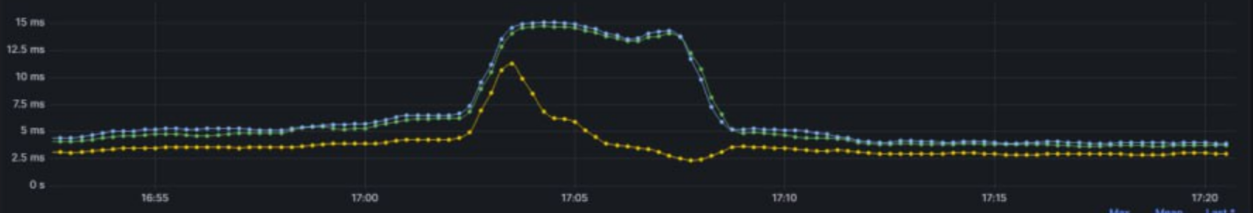
#> input picture infra/influxdb/correlation-20261018/source/latency.png, 2505 x 425 px (shown at 1/2 size); its folder holds 2 pictures in this run
$ python digitize_replays.py
#> lines starting #> are read from the running program, lines starting #| are printed output that depends on the picture
"""Approximate digitization of the two user screenshots; no invented noise."""
import csv
from datetime import datetime, timedelta, timezone
import hashlib
import json
from pathlib import Path
import shutil

import matplotlib
matplotlib.use('Agg')
import matplotlib.pyplot as plt
from matplotlib.colors import rgb_to_hsv
import numpy as np
from PIL import Image

ROOT = Path(__file__).resolve().parent
OUTPUT = ROOT / 'replay' if ROOT.name == 'correlation-change-staging' else ROOT
MSK = timezone(timedelta(hours=3))
SOURCES = {
    'latency': Path(r'C:\Users\dimaz\AppData\Local\Temp\codex-clipboard-587b5756-e5ce-46c7-bbc5-c2502e719cea.png'),
    'read_operations': Path(r'C:\Users\dimaz\AppData\Local\Temp\codex-clipboard-8d2194c8-62a0-4603-8b0e-83ff4eecadb8.png'),
}
COLORS = {'blue': '#5794f2', 'green': '#73bf69', 'yellow': '#f2cc0c',
          'orange': '#ff9830', 'red': '#f2495c', 'purple': '#b877d9'}


def extract(path, case):
#> called with case = 'latency'
    rgb = np.asarray(Image.open(path).convert('RGB'), dtype=float) / 255
    h, s, v = np.moveaxis(rgb_to_hsv(rgb), -1, 0)
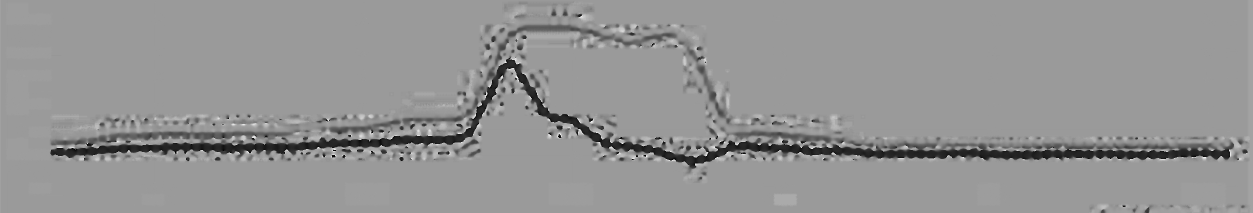
#> h: shape (425, 2505) float64 (shown at 1/2 size); min 0, max 0.99, mean 0.58
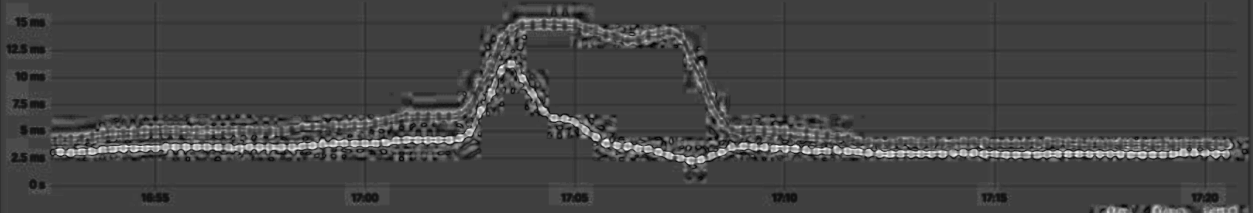
#> s: shape (425, 2505) float64 (shown at 1/2 size); min 0, max 1, mean 0.269
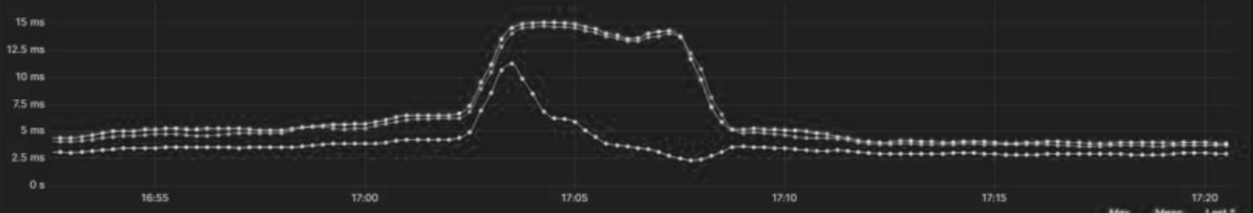
#> v: shape (425, 2505) float64 (shown at 1/2 size); min 0.0706, max 0.922, mean 0.145
    if case == 'latency':
        assert rgb.shape[:2] == (425, 2505)
        masks = {
            'blue': (h > .52) & (h < .66) & (s > .13) & (v > .28),
            'green': (h > .20) & (h < .47) & (s > .15) & (v > .23),
            'yellow': (h > .105) & (h < .20) & (s > .45) & (v > .28),
        }
        left, right, top, bottom = 108, 2455, 25, 365
        seconds_per_pixel, origin_x = 300 / 420, 310
        origin_time = datetime(2026, 10, 18, 16, 55, tzinfo=MSK)
        zero_y, value_per_pixel, step, unit = 370, 15 / (370-44), 15, 'ms'
    else:
        assert rgb.shape[:2] == (661, 1435)
        masks = {
            'blue': (h > .51) & (h < .67) & (s > .30) & (v > .21),
            'orange': (h > .045) & (h < .14) & (s > .3) & (v > .28),
            'red': ((h < .04) | (h > .96)) & (s > .30) & (v > .26),
            'purple': (h > .78) & (h < .91) & (s > .27) & (v > .24)
                      & (rgb[:, :, 1] < .72*np.minimum(rgb[:, :, 0], rgb[:, :, 2])),
        }
        left, right, top, bottom = 64, 1247, 35, 610
        # Half-hour tick labels: 19:00 at x=82, 23:30 at 405, 11:00 at 1233.
        seconds_per_pixel, origin_x = 1800 / 35.97, 82
        origin_time = datetime(2026, 10, 18, 19, 0, tzinfo=MSK)
        zero_y, value_per_pixel, step, unit = 684, 100 / 72.2, 60, 'ops/s'
    xs = np.arange(left, right+1)
    first = int(np.ceil((left-origin_x)*seconds_per_pixel/step))*step
    last = int(np.floor((right-origin_x)*seconds_per_pixel/step))*step
    seconds = np.arange(first, last+1, step)
    sample_x = origin_x + seconds / seconds_per_pixel
    traces, quality, pixels = {}, {}, []
    for name, mask in masks.items():
        ys = np.full(len(xs), np.nan)
        for k, x in enumerate(xs):
            candidates = np.flatnonzero(mask[top:bottom+1, x]) + top
            if len(candidates):
                # Hue masks separate colored strokes from grey axes/grid/text.
                # Saturation/brightness weights suppress faint antialias halos.
                weights = s[candidates, x] * v[candidates, x]
                order = np.argsort(candidates)
                cumulative = np.cumsum(weights[order])
                ys[k] = candidates[order][np.searchsorted(cumulative, cumulative[-1]/2)]
                pixels.append((case, name, int(x), float(ys[k])))
        good = np.isfinite(ys)
        if good.sum() < 20:
            raise ValueError(f'not enough visible pixels for {case}/{name}')
        interp_y = np.interp(sample_x, xs[good], ys[good])
        traces[name] = np.round((zero_y-interp_y)*value_per_pixel, 6)
        gaps = np.diff(np.r_[left-1, xs[good], right+1])-1
        quality[name] = {'observed_columns': int(good.sum()),
                         'missing_columns': int((~good).sum()),
                         'largest_interpolated_gap_pixels': int(gaps.max()),
                         'min': float(traces[name].min()), 'max': float(traces[name].max())}
#> this loop made 3 passes
#> name on passes 1 to 3: 'blue', 'green', 'yellow'
#> after the loop, pixels = 6569 items, first 6: ('latency', 'blue', 108, 276), ('latency', 'blue', 109, 275), ('latency', 'blue', 110, 275), ('latency', 'blue', 111, 276), ('latency', 'blue', 112, 275), ('latency', 'blue', 113, 275); quality = 3 items; traces = 3 items
    stamps = [origin_time+timedelta(seconds=int(t)) for t in seconds]
    metadata = {'step_seconds': step, 'unit': unit, 'points_per_trace': len(stamps),
                'start': stamps[0].isoformat(), 'end': stamps[-1].isoformat(),
                'traces': list(traces), 'quality': quality,
                'calibration': {'origin_x': origin_x, 'origin_time': origin_time.isoformat(),
                    'seconds_per_pixel': seconds_per_pixel, 'zero_y': zero_y,
                    'value_per_pixel': value_per_pixel}}
    return stamps, traces, metadata, pixels


def main():
    OUTPUT.mkdir(exist_ok=True)
    (OUTPUT/'source').mkdir(exist_ok=True)
    rows, lines, pixel_rows, metadata = [], [], [], {}
    fig, axes = plt.subplots(2, 1, figsize=(17, 10), layout='constrained')
    for ax, (case, path) in zip(axes, SOURCES.items()):
        saved_source = OUTPUT/'source'/f'{case}.png'
        if saved_source.exists():
            path = saved_source
        stamps, traces, meta, pixels = extract(path, case)
#> stamps = 112 items; traces = 3 items; meta = 8 items
        if path.resolve() != saved_source.resolve():
            shutil.copyfile(path, saved_source)
        meta['source_sha256'] = hashlib.sha256(path.read_bytes()).hexdigest()
        metadata[case] = meta
        pixel_rows.extend(pixels)
        for name, values in traces.items():
            ax.plot(stamps, values, color=COLORS[name], label=name, lw=1)
            for stamp, value in zip(stamps, values):
                rows.append((stamp.isoformat(), case, name, f'{value:.6f}', int(stamp.timestamp())))
                lines.append(f'correlation_screenshot_replay,scenario={case},trace={name} value={value:.6f} {int(stamp.timestamp())}')
#> after the loop, lines = 336 items; rows = 336 items
        ax.set_title(case + ' — screenshot reconstruction')
        ax.set_ylabel(meta['unit'])
        ax.legend(ncol=len(traces))
        ax.grid(alpha=.25)
        import matplotlib.dates as mdates
        ax.xaxis.set_major_formatter(mdates.DateFormatter('%d.%m %H:%M', tz=MSK))
#> pass 2 of the loop in main, `for ax, (case, path) in zip(axes, SOURCES.items()):`:
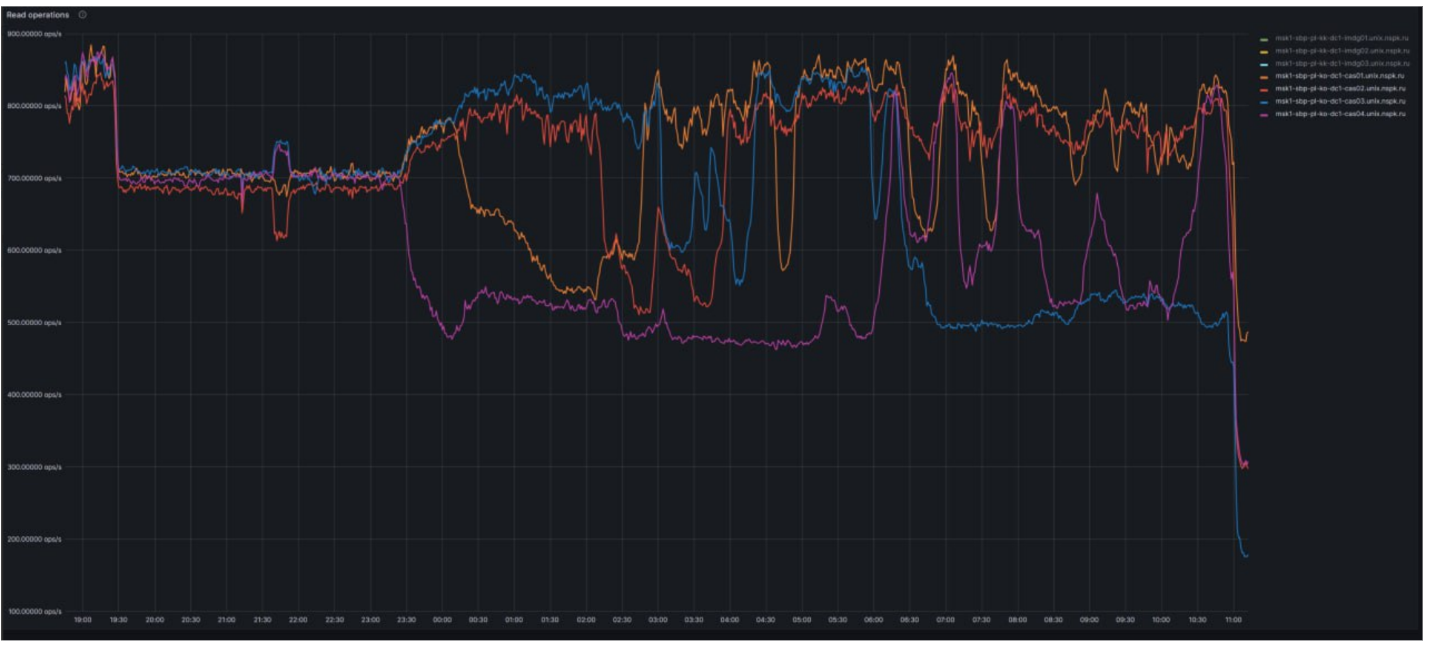
#> input picture infra/influxdb/correlation-20261018/source/read_operations.png, 1435 x 661 px
#> rgb: shape (661, 1435, 3) float64
#> h: shape (661, 1435) float64
#> in extract (call 2), `h, s, v = np.moveaxis(rgb_to_hsv(rgb), -1, 0)`:
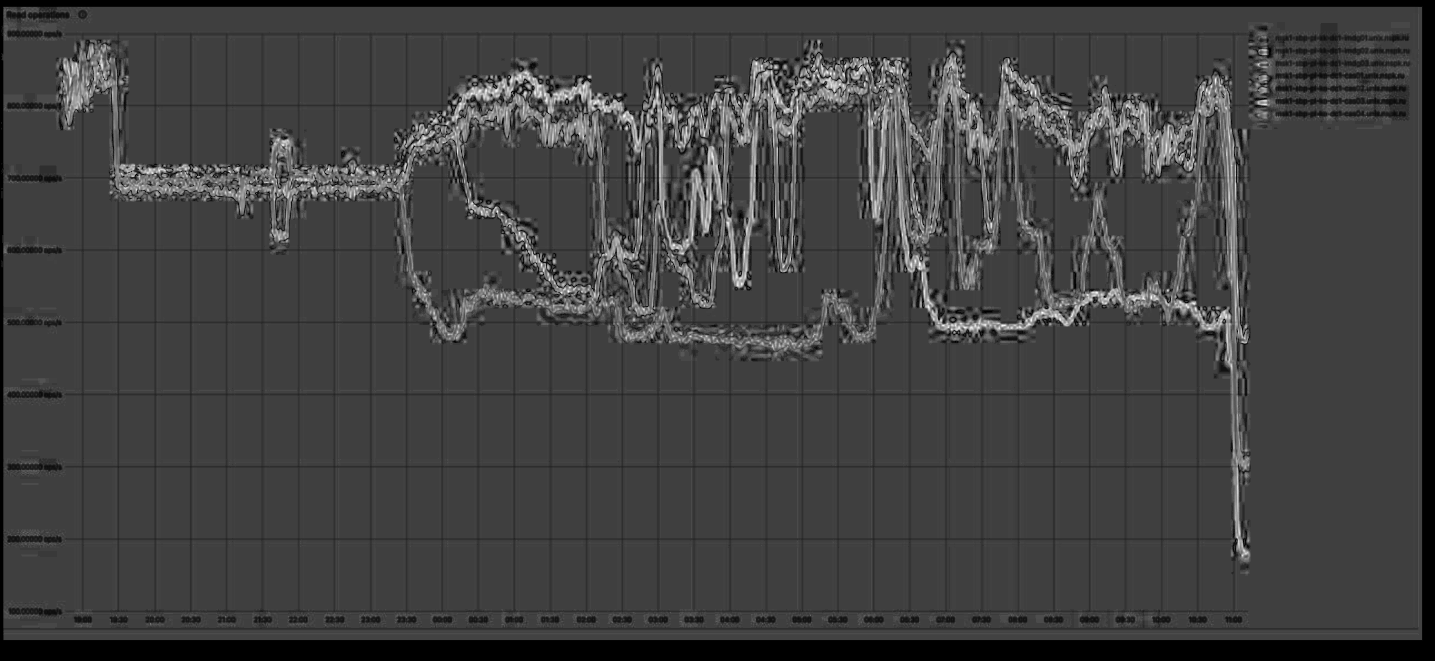
#> s: shape (661, 1435) float64; min 0, max 1, mean 0.256
#> in extract (call 2), `h, s, v = np.moveaxis(rgb_to_hsv(rgb), -1, 0)`:
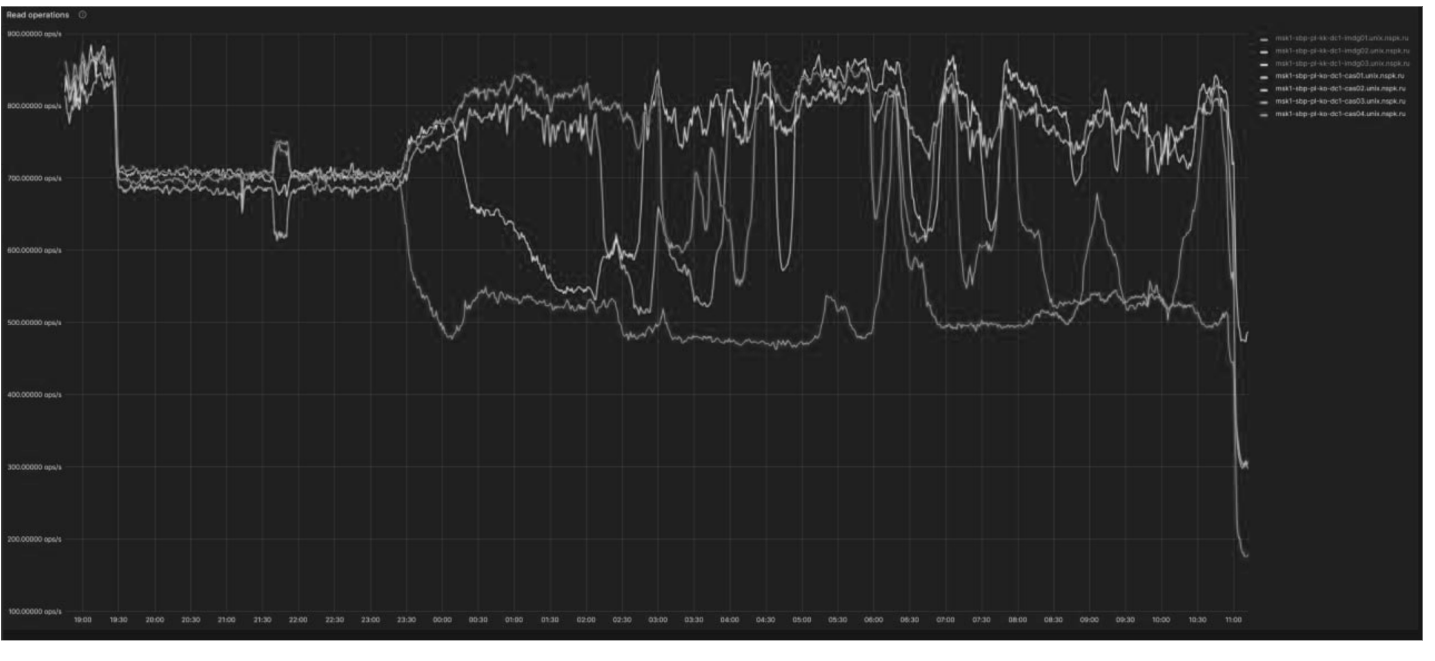
#> v: shape (661, 1435) float64; min 0.0706, max 1, mean 0.186
#> the loop in extract (call 2), `for name, mask in masks.items():` made 4 passes
#> after the loop in extract (call 2), `for name, mask in masks.items():`: pixels = 4356 items; quality = 4 items
#> in main, `stamps, traces, meta, pixels = extract(path, case)`: stamps = 987 items; traces = 4 items; pixels = 4356 items
#> the loop in main, `for name, values in traces.items():` made 4 passes
#> after the loop in main, `for name, values in traces.items():`: lines = 4284 items
    fig.savefig(OUTPUT/'preview.png', dpi=140)
    plt.close(fig)
    with (OUTPUT/'metrics.csv').open('w', newline='', encoding='utf-8') as stream:
        writer = csv.writer(stream)
        writer.writerow(('timestamp','scenario','trace','value','unix_seconds'))
        writer.writerows(rows)
    with (OUTPUT/'pixels.csv').open('w', newline='', encoding='utf-8') as stream:
        writer = csv.writer(stream)
        writer.writerow(('scenario','trace','x','y'))
        writer.writerows(pixel_rows)
    (OUTPUT/'metrics.lp').write_text('\n'.join(lines)+'\n', encoding='utf-8', newline='\n')
    result = {'measurement': 'correlation_screenshot_replay', 'bucket': 'metrics-replay',
              'organization': 'atropos', 'timezone': 'Europe/Moscow',
              'is_raw_telemetry': False, 'points': len(rows), 'scenarios': metadata,
              'csv_sha256': hashlib.sha256((OUTPUT/'metrics.csv').read_bytes()).hexdigest(),
              'limitations': ['Approximate raster reconstruction, not original telemetry.',
                'Only three visible latency curves and four separately visible read-operation curves are recoverable.',
                'Fully hidden legend traces cannot be recovered and are not fabricated.',
                'Occluded columns are linearly interpolated; edge gaps use nearest visible value.',
                'Raster noise, overlap and narrow peaks limit correlation accuracy; no synthetic noise added.',
                'Read graph starts 18 October and crosses midnight into 19 October 2026.',
                'Latency y axis in ms; read-operation axis tick labels are 100..900 ops/s.']}
    (OUTPUT/'metadata.json').write_text(json.dumps(result, ensure_ascii=False, indent=2)+'\n', encoding='utf-8')
    print(json.dumps(result, ensure_ascii=True, indent=2))
#> (printed output is left out)


if __name__ == '__main__':
    main()
